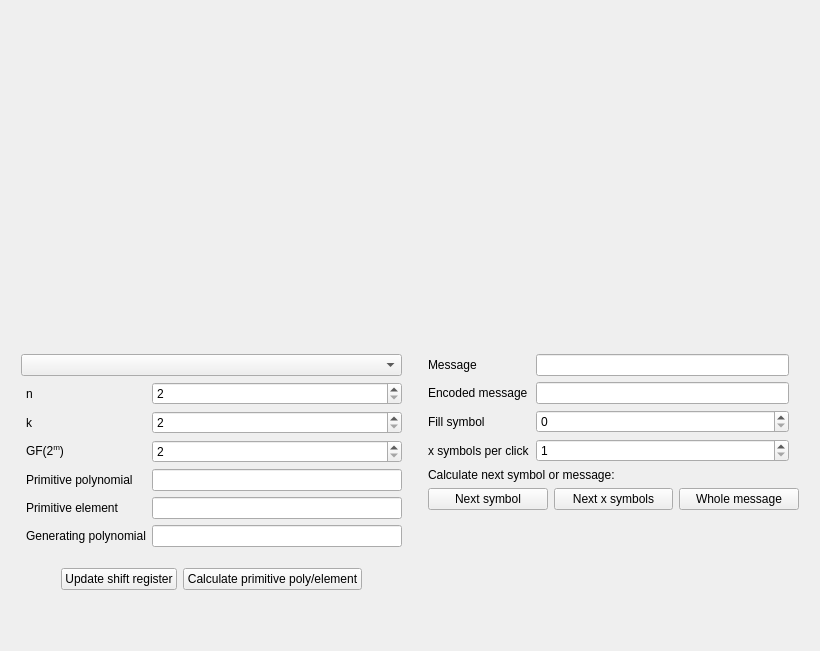
<?xml version="1.0" encoding="UTF-8"?>
<ui version="4.0">
 <class>rsRegisterForm</class>
 <widget class="QWidget" name="rsRegisterForm">
  <property name="geometry">
   <rect>
    <x>0</x>
    <y>0</y>
    <width>820</width>
    <height>651</height>
   </rect>
  </property>
  <property name="baseSize">
   <size>
    <width>0</width>
    <height>0</height>
   </size>
  </property>
  <property name="windowTitle">
   <string>Form</string>
  </property>
  <layout class="QHBoxLayout" name="horizontalLayout_2">
   <item>
    <layout class="QVBoxLayout" name="verticalLayout" stretch="0,0,0">
     <property name="leftMargin">
      <number>0</number>
     </property>
     <property name="topMargin">
      <number>0</number>
     </property>
     <property name="rightMargin">
      <number>0</number>
     </property>
     <property name="bottomMargin">
      <number>0</number>
     </property>
     <item>
      <widget class="QLabel" name="imageLabel">
       <property name="sizePolicy">
        <sizepolicy hsizetype="Preferred" vsizetype="Preferred">
         <horstretch>0</horstretch>
         <verstretch>0</verstretch>
        </sizepolicy>
       </property>
       <property name="maximumSize">
        <size>
         <width>1000</width>
         <height>500</height>
        </size>
       </property>
       <property name="sizeIncrement">
        <size>
         <width>0</width>
         <height>0</height>
        </size>
       </property>
       <property name="baseSize">
        <size>
         <width>0</width>
         <height>0</height>
        </size>
       </property>
       <property name="text">
        <string/>
       </property>
       <property name="scaledContents">
        <bool>true</bool>
       </property>
      </widget>
     </item>
     <item>
      <spacer name="verticalSpacer_2">
       <property name="orientation">
        <enum>Qt::Vertical</enum>
       </property>
       <property name="sizeHint" stdset="0">
        <size>
         <width>20</width>
         <height>40</height>
        </size>
       </property>
      </spacer>
     </item>
     <item>
      <layout class="QHBoxLayout" name="horizontalLayout">
       <property name="topMargin">
        <number>20</number>
       </property>
       <item>
        <layout class="QVBoxLayout" name="verticalLayout_2">
         <property name="leftMargin">
          <number>10</number>
         </property>
         <property name="topMargin">
          <number>10</number>
         </property>
         <property name="rightMargin">
          <number>10</number>
         </property>
         <item>
          <widget class="QComboBox" name="standardsComboBox"/>
         </item>
         <item>
          <layout class="QFormLayout" name="formLayout">
           <property name="verticalSpacing">
            <number>6</number>
           </property>
           <property name="leftMargin">
            <number>5</number>
           </property>
           <property name="bottomMargin">
            <number>15</number>
           </property>
           <item row="0" column="0">
            <widget class="QLabel" name="label">
             <property name="text">
              <string>n</string>
             </property>
            </widget>
           </item>
           <item row="1" column="0">
            <widget class="QLabel" name="label_2">
             <property name="text">
              <string>k</string>
             </property>
            </widget>
           </item>
           <item row="2" column="0">
            <widget class="QLabel" name="label_3">
             <property name="text">
              <string>&lt;html&gt;&lt;head/&gt;&lt;body&gt;&lt;p&gt;GF(2&lt;span style=&quot; vertical-align:super;&quot;&gt;m&lt;/span&gt;)&lt;/p&gt;&lt;/body&gt;&lt;/html&gt;</string>
             </property>
            </widget>
           </item>
           <item row="3" column="0">
            <widget class="QLabel" name="label_4">
             <property name="text">
              <string>Primitive polynomial</string>
             </property>
            </widget>
           </item>
           <item row="4" column="0">
            <widget class="QLabel" name="label_5">
             <property name="text">
              <string>Primitive element</string>
             </property>
            </widget>
           </item>
           <item row="3" column="1">
            <widget class="QLineEdit" name="rs_primitive_poly_lineEdit"/>
           </item>
           <item row="4" column="1">
            <widget class="QLineEdit" name="rs_primitive_element_lineEdit"/>
           </item>
           <item row="5" column="0">
            <widget class="QLabel" name="label_11">
             <property name="text">
              <string>Generating polynomial</string>
             </property>
            </widget>
           </item>
           <item row="5" column="1">
            <widget class="QLineEdit" name="lineEdit_3">
             <property name="readOnly">
              <bool>true</bool>
             </property>
            </widget>
           </item>
           <item row="0" column="1">
            <widget class="QSpinBox" name="rs_n_spinBox">
             <property name="minimum">
              <number>2</number>
             </property>
             <property name="maximum">
              <number>10000</number>
             </property>
            </widget>
           </item>
           <item row="1" column="1">
            <widget class="QSpinBox" name="rs_k_spinBox">
             <property name="minimum">
              <number>2</number>
             </property>
             <property name="maximum">
              <number>10000</number>
             </property>
            </widget>
           </item>
           <item row="2" column="1">
            <widget class="QSpinBox" name="rs_gf_spinBox">
             <property name="minimum">
              <number>2</number>
             </property>
             <property name="maximum">
              <number>18</number>
             </property>
            </widget>
           </item>
          </layout>
         </item>
         <item>
          <layout class="QHBoxLayout" name="horizontalLayout_3">
           <property name="bottomMargin">
            <number>10</number>
           </property>
           <item>
            <spacer name="horizontalSpacer_2">
             <property name="orientation">
              <enum>Qt::Horizontal</enum>
             </property>
             <property name="sizeHint" stdset="0">
              <size>
               <width>40</width>
               <height>20</height>
              </size>
             </property>
            </spacer>
           </item>
           <item>
            <widget class="QPushButton" name="pushButton">
             <property name="text">
              <string>Update shift register</string>
             </property>
            </widget>
           </item>
           <item>
            <widget class="QPushButton" name="pushButton_2">
             <property name="text">
              <string>Calculate primitive poly/element</string>
             </property>
            </widget>
           </item>
           <item>
            <spacer name="horizontalSpacer_3">
             <property name="orientation">
              <enum>Qt::Horizontal</enum>
             </property>
             <property name="sizeHint" stdset="0">
              <size>
               <width>40</width>
               <height>20</height>
              </size>
             </property>
            </spacer>
           </item>
          </layout>
         </item>
         <item>
          <spacer name="verticalSpacer">
           <property name="orientation">
            <enum>Qt::Vertical</enum>
           </property>
           <property name="sizeHint" stdset="0">
            <size>
             <width>20</width>
             <height>40</height>
            </size>
           </property>
          </spacer>
         </item>
        </layout>
       </item>
       <item>
        <layout class="QVBoxLayout" name="verticalLayout_3">
         <property name="leftMargin">
          <number>10</number>
         </property>
         <property name="topMargin">
          <number>10</number>
         </property>
         <property name="rightMargin">
          <number>10</number>
         </property>
         <item>
          <layout class="QFormLayout" name="formLayout_2">
           <property name="rightMargin">
            <number>10</number>
           </property>
           <item row="0" column="0">
            <widget class="QLabel" name="label_6">
             <property name="text">
              <string>Message</string>
             </property>
            </widget>
           </item>
           <item row="0" column="1">
            <widget class="QLineEdit" name="lineEdit"/>
           </item>
           <item row="1" column="0">
            <widget class="QLabel" name="label_7">
             <property name="text">
              <string>Encoded message</string>
             </property>
            </widget>
           </item>
           <item row="1" column="1">
            <widget class="QLineEdit" name="lineEdit_2">
             <property name="readOnly">
              <bool>true</bool>
             </property>
            </widget>
           </item>
           <item row="2" column="0">
            <widget class="QLabel" name="label_8">
             <property name="text">
              <string>Fill symbol</string>
             </property>
            </widget>
           </item>
           <item row="2" column="1">
            <widget class="QSpinBox" name="spinBox">
             <property name="maximum">
              <number>1</number>
             </property>
            </widget>
           </item>
           <item row="3" column="0">
            <widget class="QLabel" name="label_9">
             <property name="text">
              <string>x symbols per click</string>
             </property>
            </widget>
           </item>
           <item row="3" column="1">
            <widget class="QSpinBox" name="spinBox_2">
             <property name="minimum">
              <number>1</number>
             </property>
             <property name="maximum">
              <number>1000</number>
             </property>
            </widget>
           </item>
          </layout>
         </item>
         <item>
          <widget class="QLabel" name="label_10">
           <property name="text">
            <string>Calculate next symbol or message:</string>
           </property>
          </widget>
         </item>
         <item>
          <layout class="QHBoxLayout" name="horizontalLayout_5">
           <item>
            <widget class="QPushButton" name="pushButton_3">
             <property name="text">
              <string>Next symbol</string>
             </property>
            </widget>
           </item>
           <item>
            <widget class="QPushButton" name="pushButton_4">
             <property name="text">
              <string>Next x symbols</string>
             </property>
            </widget>
           </item>
           <item>
            <widget class="QPushButton" name="pushButton_5">
             <property name="text">
              <string>Whole message</string>
             </property>
            </widget>
           </item>
          </layout>
         </item>
         <item>
          <spacer name="verticalSpacer_3">
           <property name="orientation">
            <enum>Qt::Vertical</enum>
           </property>
           <property name="sizeHint" stdset="0">
            <size>
             <width>20</width>
             <height>40</height>
            </size>
           </property>
          </spacer>
         </item>
        </layout>
       </item>
      </layout>
     </item>
    </layout>
   </item>
  </layout>
 </widget>
 <resources/>
 <connections>
  <connection>
   <sender>standardsComboBox</sender>
   <signal>currentTextChanged(QString)</signal>
   <receiver>rsRegisterForm</receiver>
   <slot>comboBoxChanged(QString)</slot>
   <hints>
    <hint type="sourcelabel">
     <x>238</x>
     <y>380</y>
    </hint>
    <hint type="destinationlabel">
     <x>409</x>
     <y>325</y>
    </hint>
   </hints>
  </connection>
 </connections>
 <slots>
  <slot>comboBoxChanged(QString)</slot>
 </slots>
</ui>
